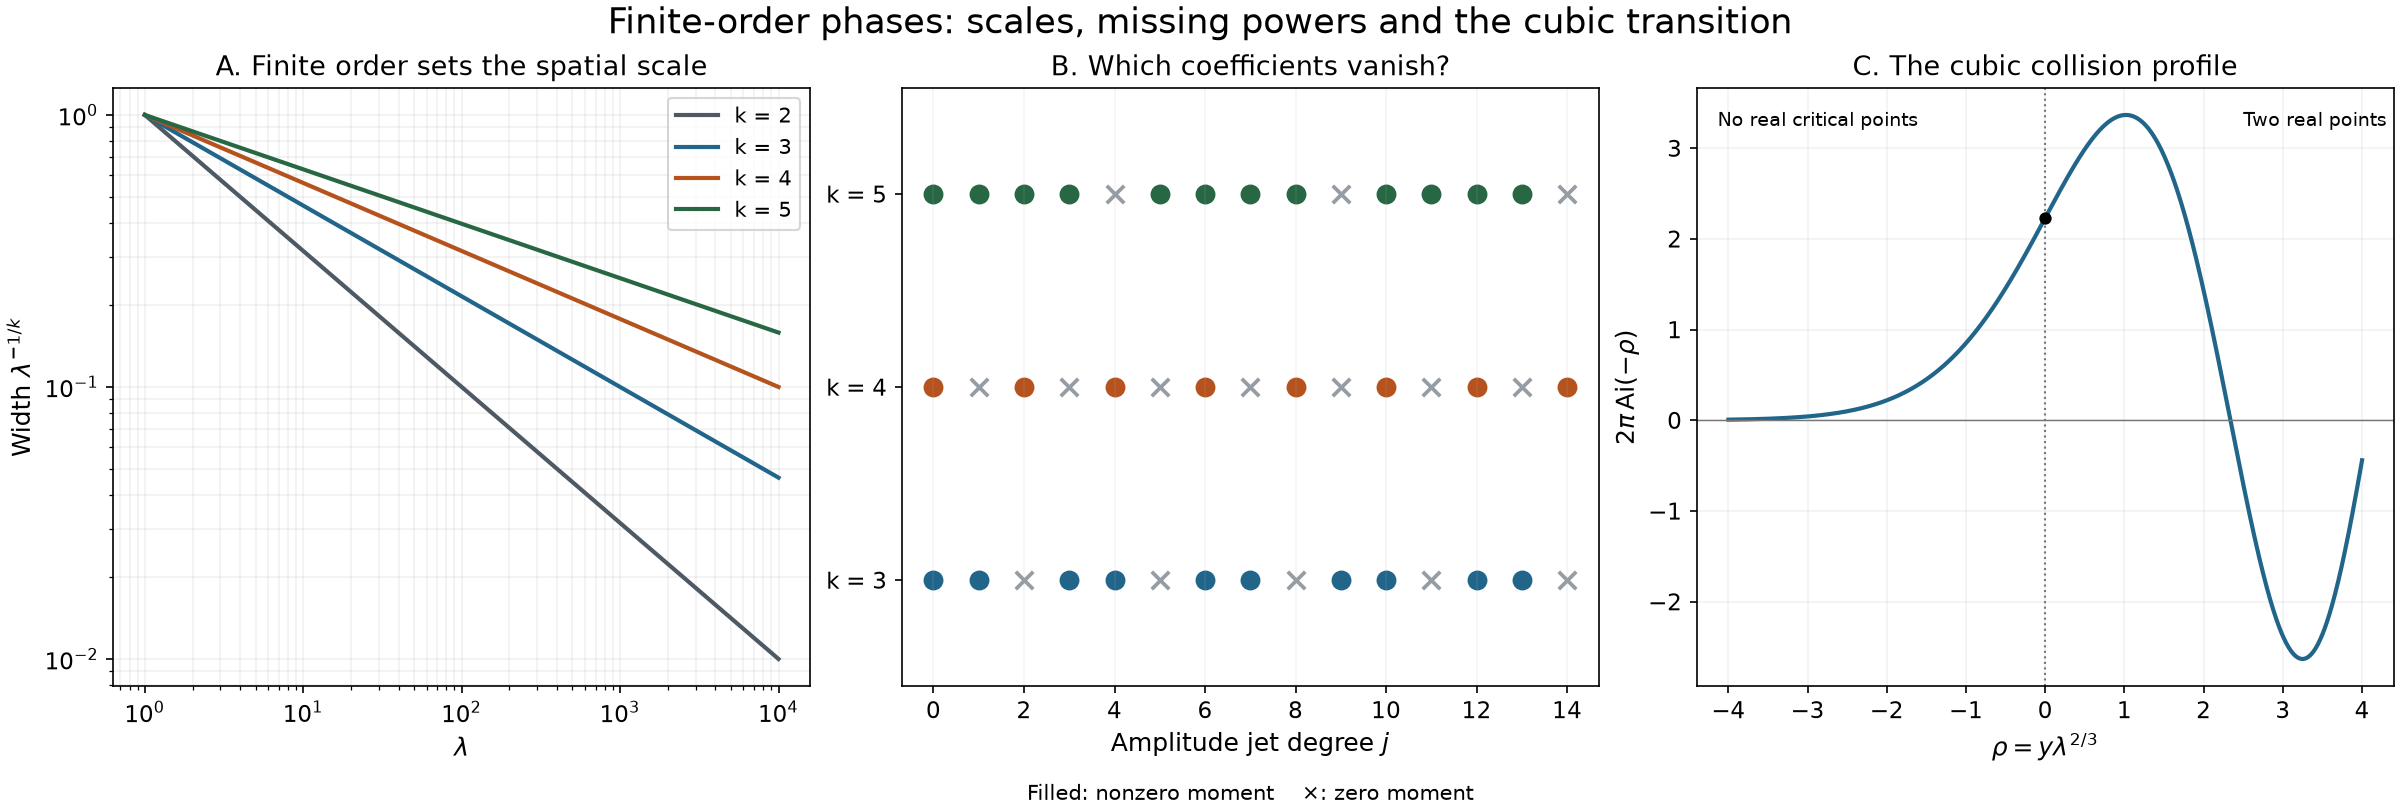

Recreate this plot in Python.
"""Original AN01-U133 illustration of proved scales, cancellations and Airy data."""
from pathlib import Path
import math
from fractions import Fraction
import numpy as np
import matplotlib
matplotlib.use("Agg")
import matplotlib.pyplot as plt
out=Path(__file__).resolve().parent
plt.rcParams.update({"font.size":11,"axes.titlesize":13,"axes.labelsize":12,"svg.hashsalt":"AN01-U133-finite-phases"})
fig,axes=plt.subplots(1,3,figsize=(16,5.4),layout="constrained")
lam=np.geomspace(1,10000,601)
for k,c in [(2,"#4f5964"),(3,"#21658a"),(4,"#b5521e"),(5,"#276744")]:
 axes[0].loglog(lam,lam**(-1/k),label=f"k = {k}",color=c,lw=2)
axes[0].set(xlabel=r"$\lambda$",ylabel=r"Width $\lambda^{-1/k}$",title="A. Finite order sets the spatial scale")
axes[0].legend(fontsize=10);axes[0].grid(alpha=.18,which="both")
for row,k,c in [(0,3,"#21658a"),(1,4,"#b5521e"),(2,5,"#276744")]:
 for j in range(15):
  zero=(j%2==1) if k%2==0 else ((j+1)%k==0)
  axes[1].scatter(j,row,marker="x" if zero else "o",s=70 if zero else 60,color="#959ca3" if zero else c,lw=1.8)
axes[1].set(xticks=range(0,15,2),yticks=range(3),yticklabels=["k = 3","k = 4","k = 5"],ylim=(-.55,2.55),xlabel=r"Amplitude jet degree $j$",title="B. Which coefficients vanish?")
axes[1].grid(axis="x",alpha=.13)
axes[1].text(.5,-.19,"Filled: nonzero moment    ×: zero moment",ha="center",transform=axes[1].transAxes,fontsize=10)
rho=np.linspace(-4,4,801);z=-rho
# Ai''=z Ai, so c[n+3]=c[n]/((n+3)(n+2)); c[2]=0.
co=np.zeros(100)
co[0]=3**(-1/6)*math.gamma(1/3)/(2*math.pi)
co[1]=-3**(1/6)*math.gamma(2/3)/(2*math.pi)
for n in range(97):co[n+3]=co[n]/((n+3)*(n+2))
profile=2*math.pi*np.polynomial.polynomial.polyval(z,co)
axes[2].plot(rho,profile,color="#21658a",lw=2)
axes[2].axvline(0,color="#777777",ls=":",lw=1)
axes[2].axhline(0,color="#777777",lw=.7)
axes[2].scatter([0],[2*math.pi*co[0]],color="black",s=24,zorder=4)
axes[2].set(xlabel=r"$\rho=y\lambda^{2/3}$",ylabel=r"$2\pi\,\operatorname{Ai}(-\rho)$",title="C. The cubic collision profile")
axes[2].text(.03,.96,"No real critical points",transform=axes[2].transAxes,va="top",fontsize=9)
axes[2].text(.99,.96,"Two real points",transform=axes[2].transAxes,ha="right",va="top",fontsize=9)
axes[2].grid(alpha=.16)
fig.suptitle("Finite-order phases: scales, missing powers and the cubic transition",fontsize=17)
fig.savefig(out/"finite-phase-scales-and-cancellations.png",dpi=150,facecolor="white")
fig.savefig(out/"finite-phase-scales-and-cancellations.svg",metadata={"Date":None})
p=out/"finite-phase-scales-and-cancellations.svg"
p.write_bytes(("\n".join(l.rstrip() for l in p.read_text(encoding="utf-8").splitlines())+"\n").encode())
# Rigorous analytic truncation majorant on |z|<=4, using |c0|,|c1|<1.
# Each of the two nonzero residue classes has a geometric tail after degree99.
first=[]
for residue in [0,1]:
 n=residue;term=Fraction(4**residue)
 while n<100:
  term*=Fraction(64,(n+3)*(n+2));n+=3
 first.append(term)
bound=sum(first)/(1-Fraction(64,100*99))
print({"width_samples":601,"moment_degrees":15,"airy_samples":801,"airy_coefficients":100,"airy_profile_analytic_tail_bound":float(2*math.pi*bound),"Ai0":co[0],"Ai_prime0":co[1]})
